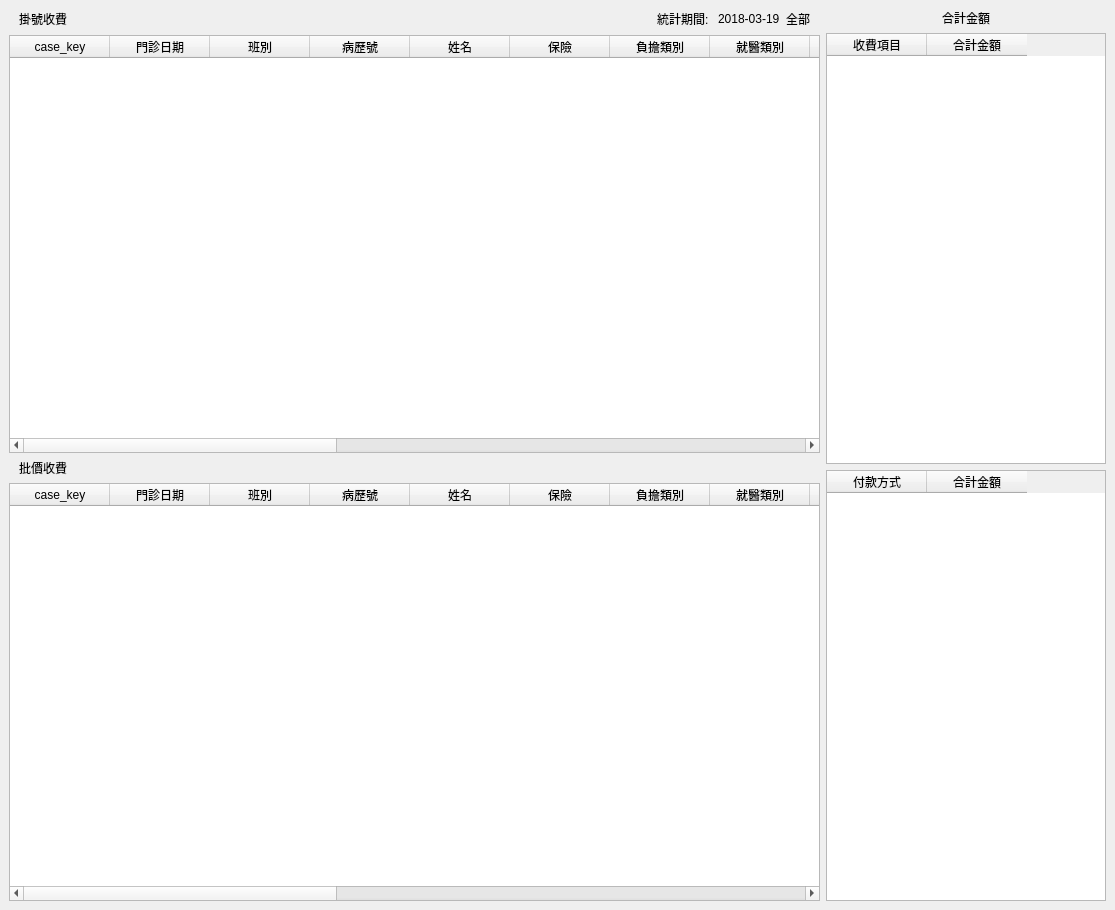
<?xml version="1.0" encoding="UTF-8"?>
<ui version="4.0">
 <class>WindowIncome</class>
 <widget class="QMainWindow" name="WindowIncome">
  <property name="geometry">
   <rect>
    <x>0</x>
    <y>0</y>
    <width>1115</width>
    <height>910</height>
   </rect>
  </property>
  <property name="windowTitle">
   <string>掛號櫃台結帳</string>
  </property>
  <widget class="QWidget" name="centralwidget">
   <layout class="QVBoxLayout" name="verticalLayout">
    <item>
     <layout class="QHBoxLayout" name="horizontalLayout_2">
      <item>
       <layout class="QVBoxLayout" name="verticalLayout_3">
        <item>
         <layout class="QHBoxLayout" name="horizontalLayout_4">
          <property name="leftMargin">
           <number>10</number>
          </property>
          <property name="rightMargin">
           <number>10</number>
          </property>
          <item>
           <widget class="QLabel" name="label_registration">
            <property name="text">
             <string>掛號收費</string>
            </property>
           </widget>
          </item>
          <item>
           <spacer name="horizontalSpacer">
            <property name="orientation">
             <enum>Qt::Horizontal</enum>
            </property>
            <property name="sizeHint" stdset="0">
             <size>
              <width>40</width>
              <height>20</height>
             </size>
            </property>
           </spacer>
          </item>
          <item>
           <widget class="QLabel" name="label_2">
            <property name="text">
             <string>統計期間: </string>
            </property>
           </widget>
          </item>
          <item>
           <widget class="QLabel" name="label_income_date">
            <property name="text">
             <string>2018-03-19</string>
            </property>
           </widget>
          </item>
          <item>
           <widget class="QLabel" name="label_income_period">
            <property name="text">
             <string>全部</string>
            </property>
            <property name="wordWrap">
             <bool>false</bool>
            </property>
            <property name="margin">
             <number>0</number>
            </property>
            <property name="indent">
             <number>-1</number>
            </property>
           </widget>
          </item>
         </layout>
        </item>
        <item>
         <widget class="QTableWidget" name="tableWidget_registration">
          <property name="editTriggers">
           <set>QAbstractItemView::NoEditTriggers</set>
          </property>
          <property name="selectionMode">
           <enum>QAbstractItemView::SingleSelection</enum>
          </property>
          <property name="selectionBehavior">
           <enum>QAbstractItemView::SelectRows</enum>
          </property>
          <column>
           <property name="text">
            <string>case_key</string>
           </property>
          </column>
          <column>
           <property name="text">
            <string>門診日期</string>
           </property>
          </column>
          <column>
           <property name="text">
            <string>班別</string>
           </property>
          </column>
          <column>
           <property name="text">
            <string>病歷號</string>
           </property>
          </column>
          <column>
           <property name="text">
            <string>姓名</string>
           </property>
          </column>
          <column>
           <property name="text">
            <string>保險</string>
           </property>
          </column>
          <column>
           <property name="text">
            <string>負擔類別</string>
           </property>
          </column>
          <column>
           <property name="text">
            <string>就醫類別</string>
           </property>
          </column>
          <column>
           <property name="text">
            <string>優待類別</string>
           </property>
          </column>
          <column>
           <property name="text">
            <string>卡序</string>
           </property>
          </column>
          <column>
           <property name="text">
            <string>掛號費</string>
           </property>
          </column>
          <column>
           <property name="text">
            <string>門診負擔</string>
           </property>
          </column>
          <column>
           <property name="text">
            <string>欠卡費</string>
           </property>
          </column>
          <column>
           <property name="text">
            <string>還卡費</string>
           </property>
          </column>
          <column>
           <property name="text">
            <string>欠款</string>
           </property>
          </column>
          <column>
           <property name="text">
            <string>還款</string>
           </property>
          </column>
          <column>
           <property name="text">
            <string>實收金額</string>
           </property>
          </column>
          <column>
           <property name="text">
            <string>掛號人員</string>
           </property>
          </column>
          <column>
           <property name="text">
            <string>付款方式</string>
           </property>
          </column>
          <column>
           <property name="text">
            <string>診號</string>
           </property>
          </column>
         </widget>
        </item>
        <item>
         <layout class="QHBoxLayout" name="horizontalLayout_5">
          <property name="leftMargin">
           <number>10</number>
          </property>
          <property name="rightMargin">
           <number>10</number>
          </property>
          <item>
           <widget class="QLabel" name="label_charge">
            <property name="text">
             <string>批價收費</string>
            </property>
           </widget>
          </item>
         </layout>
        </item>
        <item>
         <widget class="QTableWidget" name="tableWidget_charge">
          <property name="editTriggers">
           <set>QAbstractItemView::NoEditTriggers</set>
          </property>
          <property name="selectionMode">
           <enum>QAbstractItemView::SingleSelection</enum>
          </property>
          <property name="selectionBehavior">
           <enum>QAbstractItemView::SelectRows</enum>
          </property>
          <column>
           <property name="text">
            <string>case_key</string>
           </property>
          </column>
          <column>
           <property name="text">
            <string>門診日期</string>
           </property>
          </column>
          <column>
           <property name="text">
            <string>班別</string>
           </property>
          </column>
          <column>
           <property name="text">
            <string>病歷號</string>
           </property>
          </column>
          <column>
           <property name="text">
            <string>姓名</string>
           </property>
          </column>
          <column>
           <property name="text">
            <string>保險</string>
           </property>
          </column>
          <column>
           <property name="text">
            <string>負擔類別</string>
           </property>
          </column>
          <column>
           <property name="text">
            <string>就醫類別</string>
           </property>
          </column>
          <column>
           <property name="text">
            <string>優待類別</string>
           </property>
          </column>
          <column>
           <property name="text">
            <string>卡序</string>
           </property>
          </column>
          <column>
           <property name="text">
            <string>藥日</string>
           </property>
          </column>
          <column>
           <property name="text">
            <string>主治醫師</string>
           </property>
          </column>
          <column>
           <property name="text">
            <string>藥品負擔</string>
           </property>
          </column>
          <column>
           <property name="text">
            <string>自費應收</string>
           </property>
          </column>
          <column>
           <property name="text">
            <string>應收現金</string>
           </property>
          </column>
          <column>
           <property name="text">
            <string>欠款</string>
           </property>
          </column>
          <column>
           <property name="text">
            <string>實收金額</string>
           </property>
          </column>
          <column>
           <property name="text">
            <string>經手人</string>
           </property>
          </column>
          <column>
           <property name="text">
            <string>付款方式</string>
           </property>
          </column>
          <column>
           <property name="text">
            <string>診號</string>
           </property>
          </column>
         </widget>
        </item>
       </layout>
      </item>
      <item>
       <widget class="QFrame" name="verticalFrame_2">
        <property name="maximumSize">
         <size>
          <width>280</width>
          <height>16777215</height>
         </size>
        </property>
        <layout class="QVBoxLayout" name="verticalLayout_5">
         <property name="spacing">
          <number>6</number>
         </property>
         <property name="leftMargin">
          <number>0</number>
         </property>
         <property name="topMargin">
          <number>0</number>
         </property>
         <property name="rightMargin">
          <number>0</number>
         </property>
         <property name="bottomMargin">
          <number>0</number>
         </property>
         <item>
          <widget class="QLabel" name="label">
           <property name="text">
            <string>合計金額</string>
           </property>
           <property name="alignment">
            <set>Qt::AlignCenter</set>
           </property>
          </widget>
         </item>
         <item>
          <widget class="QTableWidget" name="tableWidget_total">
           <property name="maximumSize">
            <size>
             <width>16777215</width>
             <height>16777215</height>
            </size>
           </property>
           <property name="editTriggers">
            <set>QAbstractItemView::NoEditTriggers</set>
           </property>
           <property name="alternatingRowColors">
            <bool>true</bool>
           </property>
           <property name="selectionMode">
            <enum>QAbstractItemView::NoSelection</enum>
           </property>
           <property name="selectionBehavior">
            <enum>QAbstractItemView::SelectRows</enum>
           </property>
           <attribute name="verticalHeaderVisible">
            <bool>false</bool>
           </attribute>
           <column>
            <property name="text">
             <string>收費項目</string>
            </property>
           </column>
           <column>
            <property name="text">
             <string>合計金額</string>
            </property>
           </column>
          </widget>
         </item>
         <item>
          <widget class="QTableWidget" name="tableWidget_payment_type">
           <property name="maximumSize">
            <size>
             <width>16777215</width>
             <height>16777215</height>
            </size>
           </property>
           <property name="editTriggers">
            <set>QAbstractItemView::NoEditTriggers</set>
           </property>
           <property name="alternatingRowColors">
            <bool>true</bool>
           </property>
           <property name="selectionMode">
            <enum>QAbstractItemView::NoSelection</enum>
           </property>
           <property name="selectionBehavior">
            <enum>QAbstractItemView::SelectRows</enum>
           </property>
           <attribute name="verticalHeaderVisible">
            <bool>false</bool>
           </attribute>
           <column>
            <property name="text">
             <string>付款方式</string>
            </property>
           </column>
           <column>
            <property name="text">
             <string>合計金額</string>
            </property>
           </column>
          </widget>
         </item>
        </layout>
       </widget>
      </item>
     </layout>
    </item>
   </layout>
  </widget>
 </widget>
 <resources/>
 <connections/>
</ui>
